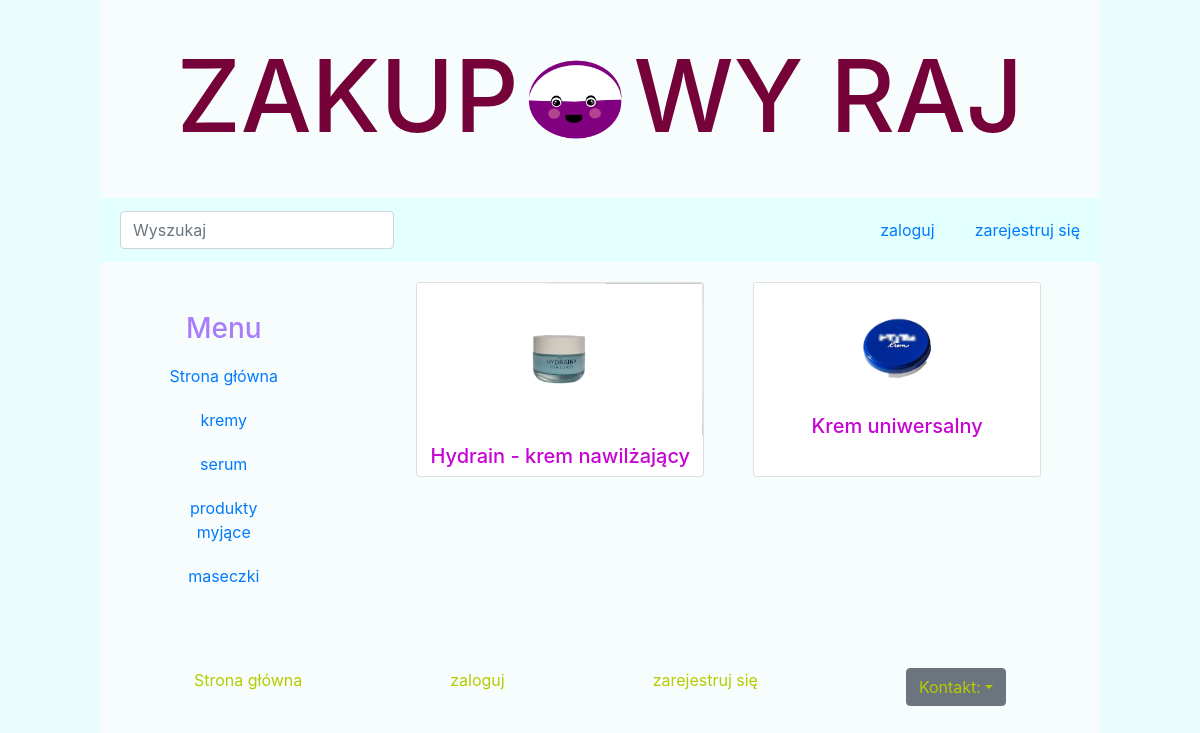
Page /kategoria/1 on the committed database.
### Produkty/models.py (models this page shows, shortened)
class Kategoria(models.Model):
    nazwa = models.CharField(max_length=100)
    class Meta():
        verbose_name = "Kategoria"
        verbose_name_plural = "Kategorie"

class Produkty(models.Model):
    zdjecie = models.ImageField(null=True, blank=True)
    kategoria = models.ForeignKey(Kategoria, on_delete=models.CASCADE, null=True)
    producent = models.ForeignKey(Producent, on_delete=models.CASCADE, null=True)
    nazwa = models.CharField(max_length=100)
    sklepy = models.ManyToManyField(Sklepy, through='Oferty')
    class Meta():
        verbose_name = "Produkt"
        verbose_name_plural = "Produkty"

### Produkty/views.py (the view)
# urls.py: path('kategoria/<id>', kategoria, name='kategoria'),
def kategoria(request, id):
    kategoria_user = Kategoria.objects.get(pk=id)
    kategoria_produkt = Produkty.objects.filter(kategoria = kategoria_user)
    kategorie = Kategoria.objects.all()
    search = Search()
    dane = { 'kategoria_user': kategoria_user, 'kategoria_produkt': kategoria_produkt, 'kategorie': kategorie, 'search': search, }
    if request.user.is_authenticated:
        konto = Konto.objects.get(user=request.user)
        promo = Powiadomienia.objects.filter(status=False, konto=konto)
        dane['promo'] = promo  #licznik promocji
        powiadomienia = Powiadomienia_produkt.objects.filter(status=False, konto=konto)
        dane['powiadomienia'] = powiadomienia #licznik powiadomień
    return render(request, 'kategoria_produkt.html', dane)

### Produkty/forms.py
class Search(forms.Form):
    wyszukaj = forms.CharField(label='', widget=forms.TextInput(attrs={'class':'form-control mr-sm-2',  'placeholder':'Wyszukaj'}))

### Produkty/templates/kategoria_produkt.html (shortened to what this page needs)
{% extends 'menu.html' %}
{% block content %}
<div class="collumn2">
  <div class="list">
{% if kategoria_produkt %}
  {% for produkt in kategoria_produkt %}
  <div class="card" style="width: 18rem;">
    <a class="title" href="/produkt/{{ produkt.id }}/">
    <img class="card-img-top" src="{{ produkt.zdjecie.url }}" alt="Card image cap">
    <h5 >  {{produkt.nazwa}} </h5>
    </a>
  </div>
  {% endfor %}
{% endif %}
</div>
</div>
{% endblock content %}

### Produkty/templates/menu.html (shortened to what this page needs)
{% extends 'base.html' %}
{% load static %}
{% block menu %}
    <h1 id = "logo"> ZAKUP<a style="text-decoration:none" href="/"><img  src="/images/icon/logolicencjat.png" height="150" width="115" style="padding:0px" style="margin:0px"   alt="o"></a>WY RAJ  </h1>
<nav class="navbar navbar-expand-lg navbar-light " style="background-color: #e3fffe"   >
      <div class="collapse navbar-collapse" id="navbarTogglerDemo01">
    <div class="navbar-nav mr-auto" style="padding-left:20px"  >
    <form class="form-inline " action="{% url 'szukaj' %}" method="GET">
        {{ search }}
    </form>
    </div>
    {% if user.is_authenticated %}
        <p class="menu" style="padding:0px" > <a class="nav-item nav-link" style="padding:20px" href = "/profil/{{user.id}}"> <img  src="/images/icon/konto.png" height="30" width="25" style="padding:0px" style="margin:0px"   alt="twój profil"> </a></p>
        <p class="menu" style="padding:0px" > <a class="nav-item nav-link" style="padding:20px" href = "/promocje/{{user.id}}"> <img  src="/images/icon/promocja.png" height="30" width="25" style="padding:0px" style="margin:0px"   alt="promocje"> <span class="badge badge-light">{{promo.count}}</span> </a></p>
        <p class="menu" style="padding:0px" > <a class="nav-item nav-link" style="padding:20px"   href = "/powiadomienia/{{user.id}}"> <img  src="/images/icon/dzwoneczek.png" height="30" width="25" style="padding:0px" style="margin:0px"   alt="powiadomienia"> <span class="badge badge-light">{{powiadomienia.count}}</span> </a></p>
        <p class="menu" style="padding:0px" > <a class="nav-item nav-link" style="padding:20px"  href = "/wyloguj"> <img  src="/images/icon/wyloguj.png" height="30" width="25" style="padding:0px" style="margin:0px"   alt="wyloguj"> </a></p>
    {% else %}
        <p class="menu" style="padding:0px" > <a class="nav-link" style="padding:20px" href = "/logowanie"> zaloguj</a> </p>
        <p class="menu" style="padding:0px" >  <a class="nav-link" style="padding:20px" href = "/rejestracja">zarejestruj się</a></p>
    {% endif %}
      </div>
</nav>
    <div class="collumn1">
      <div class="col-sm">
    <h3>Menu</h3>
      <a style="text-decoration:none" href = "/"><p class="menu" >Strona główna</p></a>
    {% for kat in kategorie %}
     <a style="text-decoration:none" href = "/kategoria/{{kat.id}}"><p class="menu">{{ kat.nazwa }}</p></a>
    {% endfor %}
      </div>
    </div>
{% endblock menu %}
{% block footer %}
<footer>
<div class="nav nav-pills nav-fill" >
<p class="nav-item" > <a   href = "/"> Strona główna </a></p>
    {% if user.is_authenticated %}
        <p class="nav-item"  > <a  href = "/profil/{{user.id}}"> twój profil </a></p>
        <p class="nav-item" > <a   href = "/wyloguj"> wyloguj </a></p>
    {% else %}
        <p class="nav-item" > <a href = "/logowanie"> zaloguj </a></p>
        <p class="nav-item" >  <a href = "/rejestracja">zarejestruj się</a></p>
    {% endif %}
    <div class="nav-item">
        <div class="btn-group" >
<button type="button" class="btn btn-secondary dropdown-toggle" style="color:#b4cc00" style="background-color:transparent" style="border:0px"  data-toggle="dropdown" aria-haspopup="true" aria-expanded="false">
    Kontakt:</button>
</div>
</div>
</div>
</footer>
{% endblock footer %}

### Produkty/static/css/app.css (style rules this page uses)
body { background: #ebfcfc; }
#logo { text-align: center; font-size: 100px; padding-top: 3%; grid-column: 1 / 3; grid-row: 1; color:#750238; }
nav { grid-column: 1 / 3; grid-row: 2; }
.menu { margin:0px; padding:10px; box-sizing: content-box; }
.collumn1 { grid-column: 1; grid-row: 3; margin: 40px; }
.collumn2 { grid-column: 2; grid-row: 3; margin: 10px; }
footer { grid-column: 1 / 3; grid-row: 4; padding: 20px; }
.list { display: flex; flex-direction: row; justify-content: space-evenly; flex-wrap: wrap; }
.title { color:#c604d4; text-decoration: none; }
p.nav-item a { color:#b4cc00; text-decoration: none; }
.navbar { padding:0px; }

### rows in the picture
Kategoria: nazwa "kremy"
Kategoria: nazwa "serum"
Kategoria: nazwa "produkty myjące"
Kategoria: nazwa "maseczki"
Produkty: zdjecie (picture), nazwa "Hydrain - krem nawilżający"
Produkty: zdjecie (picture), nazwa "Krem uniwersalny"
